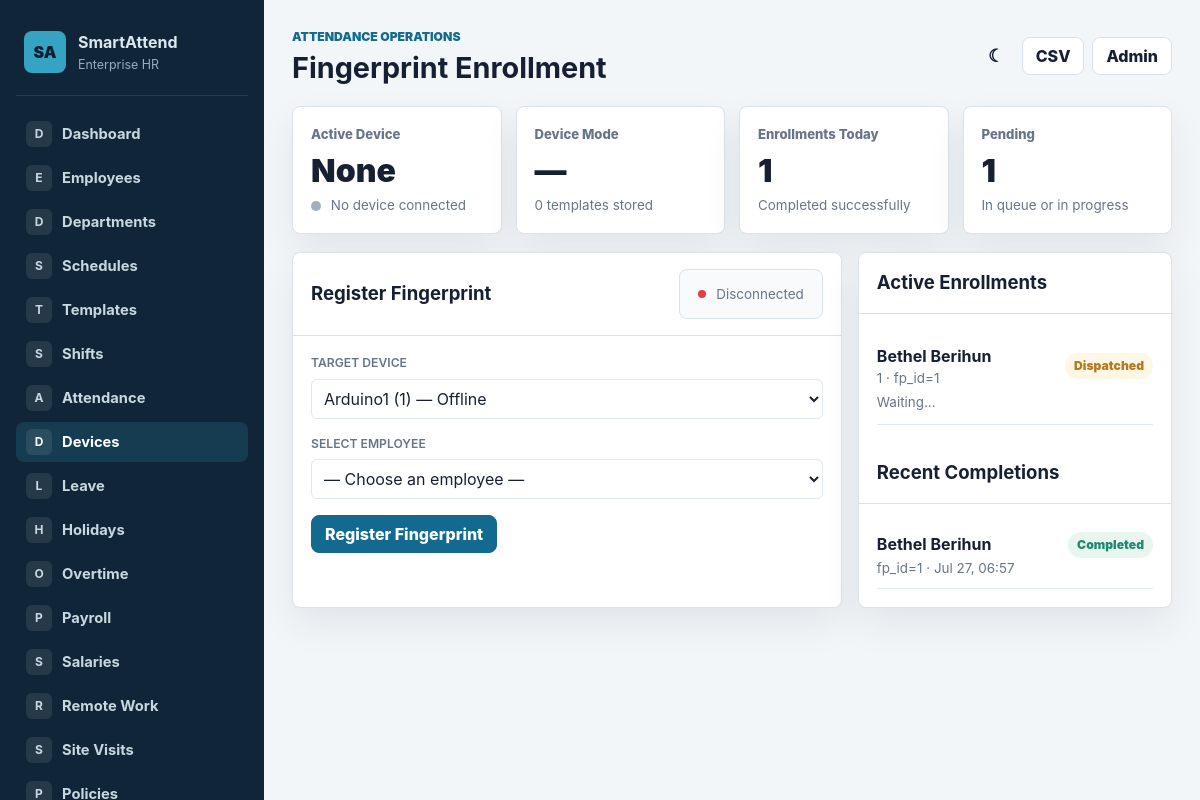
The app's page /devices/enrollment/ with its own data.
### attendance/models.py (models this page shows, shortened)
class EnrollmentRequest(models.Model):
    class Status(models.TextChoices):
        PENDING = 'PENDING', 'Pending'
        DISPATCHED = 'DISPATCHED', 'Dispatched'
        IN_PROGRESS = 'IN_PROGRESS', 'In Progress'
        COMPLETED = 'COMPLETED', 'Completed'
        FAILED = 'FAILED', 'Failed'
        CANCELLED = 'CANCELLED', 'Cancelled'
    employee = models.ForeignKey(Employee, on_delete=models.CASCADE, related_name='enrollment_requests')
    fingerprint_id = models.PositiveIntegerField()
    status = models.CharField(max_length=20, choices=Status.choices, default=Status.PENDING)
    device = models.ForeignKey('BiometricDevice', on_delete=models.SET_NULL, null=True, blank=True, related_name='enrollment_requests')
    progress_message = models.CharField(max_length=255, blank=True)
    requested_at = models.DateTimeField(auto_now_add=True)
    dispatched_at = models.DateTimeField(null=True, blank=True)
    completed_at = models.DateTimeField(null=True, blank=True)
    error_message = models.TextField(blank=True)
    class Meta:
        ordering = ['-requested_at']
        verbose_name = 'Enrollment Request'
        verbose_name_plural = 'Enrollment Requests'

class Employee(models.Model):
    class EmploymentStatus(models.TextChoices):
        ACTIVE = 'ACTIVE', 'Active'
        INACTIVE = 'INACTIVE', 'Inactive'
        ON_LEAVE = 'ON_LEAVE', 'On Leave'
        SUSPENDED = 'SUSPENDED', 'Suspended'
        RESIGNED = 'RESIGNED', 'Resigned'
        TERMINATED = 'TERMINATED', 'Terminated'
    class EmploymentType(models.TextChoices):
        FULL_TIME = 'FULL_TIME', 'Full-time'
        PART_TIME = 'PART_TIME', 'Part-time'
        CONTRACT = 'CONTRACT', 'Contract'
        INTERN = 'INTERN', 'Intern'
        TEMPORARY = 'TEMPORARY', 'Temporary'
        CONSULTANT = 'CONSULTANT', 'Consultant'
    class Gender(models.TextChoices):
        MALE = 'MALE', 'Male'
        FEMALE = 'FEMALE', 'Female'
        OTHER = 'OTHER', 'Other'
        PREFER_NOT_TO_SAY = 'PNS', 'Prefer not to say'
    organization_id = models.CharField(max_length=50, unique=True)
    first_name = models.CharField(max_length=50)
    last_name = models.CharField(max_length=50)
    email = models.EmailField(blank=True)
    phone = models.CharField(max_length=30, blank=True)
    date_of_birth = models.DateField(null=True, blank=True)
    gender = models.CharField(max_length=10, choices=Gender.choices, blank=True)
    address = models.TextField(blank=True)
    emergency_contact_name = models.CharField(max_length=100, blank=True)
    emergency_contact_phone = models.CharField(max_length=30, blank=True)
    department = models.ForeignKey('organizations.Department', on_delete=models.SET_NULL, null=True, blank=True)
    team = models.ForeignKey('organizations.Team', on_delete=models.SET_NULL, null=True, blank=True, related_name='members')
    manager = models.ForeignKey('self', on_delete=models.SET_NULL, null=True, blank=True, related_name='direct_reports')
    job_title = models.CharField(max_length=100)
    employment_type = models.CharField(max_length=20, choices=EmploymentType.choices, default=EmploymentType.FULL_TIME, db_index=True)
    employment_status = models.CharField(max_length=20, choices=EmploymentStatus.choices, default=EmploymentStatus.ACTIVE, db_index=True)
    hire_date = models.DateField(null=True, blank=True)
    contract_start_date = models.DateField(null=True, blank=True)
    contract_end_date = models.DateField(null=True, blank=True)
    resignation_date = models.DateField(null=True, blank=True)
    termination_date = models.DateField(null=True, blank=True)
    office_location = models.ForeignKey(OfficeLocation, on_delete=models.SET_NULL, null=True, blank=True)
    work_location_name = models.CharField(max_length=150, blank=True)
    weekly_working_days = models.PositiveIntegerField(default=5, validators=[MinValueValidator(1), MaxValueValidator(7)])
    expected_weekly_hours = models.DecimalField(max_digits=5, decimal_places=2, default=40)
    expected_monthly_hours = models.DecimalField(max_digits=7, decimal_places=2, default=176)
    attendance_policy = models.ForeignKey(AttendancePolicy, on_delete=models.SET_NULL, null=True, blank=True, related_name='employees')
    fingerprint_id = models.IntegerField(unique=True, null=True, blank=True)
    face_profile = models.ImageField(upload_to='employees/faces/', blank=True, null=True)
    created_at = models.DateTimeField(default=timezone.now, editable=False)
    updated_at = models.DateTimeField(auto_now=True)
    class Meta:
        indexes = [
            models.Index(fields=['organization_id']),
            models.Index(fields=['department', 'employment_status']),
            models.Index(fields=['team', 'employment_status']),
            models.Index(fields=['manager', 'employment_status']),
            models.Index(fields=['employment_type', 'employment_status']),
        ]
        ordering = ['first_name', 'last_name']
        verbose_name = 'Employee'
        verbose_name_plural = 'Employees'
    @property
    def full_name(self):
        return f'{self.first_name} {self.last_name}'.strip()

### device_manager/views.py (the view)
# urls.py: path('enrollment/', views.EnrollmentPanelView.as_view(), name='enrollment_panel'),
class EnrollmentPanelView(EnterpriseContextMixin, TemplateView):
    template_name = 'device_manager/enrollment_panel.html'
    page_title = 'Fingerprint Enrollment'
    active_nav = 'devices'
    def get_context_data(self, **kwargs):
        ctx = super().get_context_data(**kwargs)
        active_device = BiometricDevice.objects.filter(
            is_active=True,
        ).exclude(status=BiometricDevice.Status.OFFLINE).first()
        enrolled_ids = EnrollmentRequest.objects.filter(
            status__in=[EnrollmentRequest.Status.PENDING,
                        EnrollmentRequest.Status.DISPATCHED,
                        EnrollmentRequest.Status.IN_PROGRESS],
        ).values_list('employee_id', flat=True)
        employees = Employee.objects.filter(
            employment_status=Employee.EmploymentStatus.ACTIVE,
        ).exclude(id__in=enrolled_ids).order_by('first_name')
        ctx.update({
            'active_device': active_device,
            'devices': BiometricDevice.objects.filter(is_active=True),
            'employees': employees,
            'active_enrollments': EnrollmentRequest.objects.filter(
                status__in=[EnrollmentRequest.Status.PENDING,
                            EnrollmentRequest.Status.DISPATCHED,
                            EnrollmentRequest.Status.IN_PROGRESS],
            ).select_related('employee', 'device').order_by('requested_at'),
            'recent_completions': EnrollmentRequest.objects.filter(
                status=EnrollmentRequest.Status.COMPLETED,
            ).select_related('employee').order_by('-completed_at')[:10],
        })
        return ctx

### device_manager/templates/device_manager/enrollment_panel.html (shortened to what this page needs)
{% extends "attendance/base.html" %}
{% block content %}
<section class="metrics">
    <article class="metric-card">
        <div class="metric-label">Active Device</div>
        <div class="metric-value" id="active-device-name">{{ active_device.name|default:"None" }}</div>
        <div class="metric-note" id="active-device-status">
            <span class="status-dot {% if active_device.status == 'ONLINE' %}online{% elif active_device.status == 'ERROR' %}error{% elif active_device.status == 'BUSY' %}busy{% else %}offline{% endif %}"></span>
            {{ active_device.get_status_display|default:"No device connected" }}
        </div>
    </article>
    <article class="metric-card">
        <div class="metric-label">Device Mode</div>
        <div class="metric-value" id="active-device-mode">{{ active_device.get_mode_display|default:"—" }}</div>
        <div class="metric-note" id="active-device-templates">{{ active_device.template_count|default:0 }} templates stored</div>
    </article>
    <article class="metric-card">
        <div class="metric-label">Enrollments Today</div>
        <div class="metric-value">{{ recent_completions|length }}</div>
        <div class="metric-note">Completed successfully</div>
    </article>
    <article class="metric-card">
        <div class="metric-label">Pending</div>
        <div class="metric-value" id="pending-count">{{ active_enrollments|length }}</div>
        <div class="metric-note">In queue or in progress</div>
    </article>
</section>
<section class="grid-2">
    <div class="panel">
        <div class="panel-header">
            <h2>Register Fingerprint</h2>
            <div class="live-status">
                <span class="ws-indicator" id="ws-status"></span>
                <span class="muted small" id="ws-label">Connecting...</span>
            </div>
        </div>
        <div class="panel-body">
            <form id="enroll-form" onsubmit="return startEnrollment(event)">
                <div style="margin-bottom:16px;">
                    <label style="display:block;font-weight:600;margin-bottom:6px;">Target Device</label>
                    <select id="device-select" style="width:100%;padding:8px;border:1px solid var(--border,#e2e8f0);border-radius:6px;">
                        {% for d in devices %}
                            <option value="{{ d.pk }}" data-device-name="{{ d.name }}" {% if d.pk == active_device.pk %}selected{% endif %}>
                                {{ d.name }} ({{ d.device_id }}) — {{ d.get_status_display }}
                            </option>
                        {% empty %}
                            <option value="">No devices available</option>
                        {% endfor %}
                    </select>
                </div>
                <div style="margin-bottom:16px;">
                    <label style="display:block;font-weight:600;margin-bottom:6px;">Select Employee</label>
                    <select id="employee-select" style="width:100%;padding:8px;border:1px solid var(--border,#e2e8f0);border-radius:6px;" required>
                        <option value="">— Choose an employee —</option>
                    </select>
                </div>
                <button class="button primary" type="submit" id="enroll-btn">Register Fingerprint</button>
            </form>
        </div>
    </div>
    <aside class="panel">
        <div class="panel-header"><h2>Active Enrollments</h2></div>
        <div class="panel-body" id="active-enrollments-list">
            {% for e in active_enrollments %}
                <div class="enrollment-item" data-enrollment-id="{{ e.id }}" style="border-bottom:1px solid var(--border,#e2e8f0);padding:12px 0;">
                    <div style="display:flex;justify-content:space-between;align-items:center;">
                        <div>
                            <strong>{{ e.employee.full_name }}</strong>
                            <div class="muted small">{{ e.employee.organization_id }} &middot; fp_id={{ e.fingerprint_id }}</div>
                        </div>
                        <span class="badge enrollment-status {% if e.status == 'IN_PROGRESS' %}success{% elif e.status == 'FAILED' %}danger{% else %}warning{% endif %}">
                            {{ e.get_status_display }}
                        </span>
                    </div>
                    <div class="enrollment-progress-text muted small" style="margin-top:4px;">{{ e.progress_message|default:"Waiting..." }}</div>
                </div>
            {% empty %}
                <p class="muted">No active enrollments.</p>
            {% endfor %}
        </div>
        <div class="panel-header"><h2>Recent Completions</h2></div>
        <div class="panel-body">
            {% for e in recent_completions %}
                <div style="border-bottom:1px solid var(--border,#e2e8f0);padding:10px 0;">
                    <div style="display:flex;justify-content:space-between;">
                        <strong>{{ e.employee.full_name }}</strong>
                        <span class="badge success">Completed</span>
                    </div>
                    <div class="muted small">fp_id={{ e.fingerprint_id }} &middot; {{ e.completed_at|date:"M d, H:i" }}</div>
                </div>
            {% empty %}
                <p class="muted">No recent completions.</p>
            {% endfor %}
        </div>
    </aside>
</section>
{% endblock %}

### attendance/static/attendance/css/app.css (style rules this page uses)
:root { --bg: #f3f6f9; --surface: #ffffff; --surface-soft: #f8fafc; --text: #172033; --muted: #687589; --line: #d9e2ec; --brand: #126b8f; --brand-dark: #0b4f6d; --accent: #1f8a70; --warning: #b7791f; --danger: #c2413b; --info-bg: #e8f3f7; --success-bg: #e8f6ef; --danger-bg: #fff0ef; --shadow: 0 16px 36px rgba(23, 32, 51, 0.08); }
* { box-sizing: border-box; }
body { margin: 0; background: var(--bg); color: var(--text); font-family: Inter, ui-sans-serif, system-ui, -apple-system, BlinkMacSystemFont, "Segoe UI", sans-serif; letter-spacing: 0; line-height: 1.5; }
h1, h2, h3, p { margin: 0; }
h2 { font-size: 1.16rem; }
.icon-button, .button { display: inline-flex; align-items: center; justify-content: center; min-height: 38px; border: 1px solid var(--line); border-radius: 8px; background: var(--surface); color: var(--text); font: inherit; font-weight: 800; padding: 0 13px; cursor: pointer; }
.button.primary { border-color: var(--brand); background: var(--brand); color: #fff; }
.metrics { display: grid; grid-template-columns: repeat(4, minmax(0, 1fr)); gap: 14px; margin-bottom: 18px; }
.metric-card, .panel { background: var(--surface); border: 1px solid var(--line); border-radius: 8px; box-shadow: var(--shadow); }
.metric-card { padding: 18px; }
.metric-label { color: var(--muted); font-size: 0.82rem; font-weight: 800; }
.metric-value { color: var(--text); font-size: 2rem; font-weight: 900; line-height: 1; margin-top: 10px; }
.metric-note { color: var(--muted); font-size: 0.84rem; margin-top: 8px; }
.grid-2 { display: grid; grid-template-columns: 1.4fr 0.8fr; gap: 16px; }
.panel-header { display: flex; align-items: center; justify-content: space-between; gap: 12px; padding: 16px 18px; border-bottom: 1px solid var(--line); }
.panel-body { padding: 18px; }
label { display: grid; gap: 6px; color: var(--muted); font-size: 0.76rem; font-weight: 900; text-transform: uppercase; }
input, select, textarea { width: 100%; min-height: 38px; border: 1px solid var(--line); border-radius: 8px; background: var(--surface); color: var(--text); font: inherit; padding: 8px 10px; }
.muted { color: var(--muted); }
.small { font-size: 0.84rem; }
.badge { display: inline-flex; align-items: center; justify-content: center; min-height: 26px; padding: 0 9px; border-radius: 999px; background: var(--info-bg); color: var(--brand-dark); font-size: 0.76rem; font-weight: 900; }
.badge.success { background: var(--success-bg); color: var(--accent); }
.badge.warning { background: #fff7e6; color: var(--warning); }
.status-dot { display: inline-block; width: 10px; height: 10px; border-radius: 50%; margin-right: 6px; vertical-align: middle; }
.status-dot.offline { background: #a0aec0; }
.enrollment-item { border-bottom: 1px solid var(--line); padding: 12px 0; }
.enrollment-progress-text { margin-top: 4px; }
.live-status { display: flex; align-items: center; gap: 10px; padding: 14px 18px; border-radius: 8px; background: var(--surface-soft); border: 1px solid var(--line); }
.live-status .ws-indicator { width: 8px; height: 8px; border-radius: 50%; background: #a0aec0; transition: background 0.3s; }
.live-status .ws-indicator.disconnected { background: #e53e3e; }

### records on screen
EnrollmentRequest: employee.full_name "Bethel Berihun", employee.organization_id "1", fingerprint_id "1", status "Dispatched", progress_message "Waiting..."
EnrollmentRequest: employee.full_name "Bethel Berihun", fingerprint_id "1", completed_at "Jul 27, 06:57"

### other values on screen
{{ label|slice:":1" }} "D" "E" "D" "S" "T" "S" "A" "D" "L" "H" "O" "P" "S" "R" "S" "P"
{{ label }} "Dashboard" "Employees" "Departments" "Schedules" "Templates" "Shifts" "Attendance" "Devices" "Leave" "Holidays" "Overtime" "Payroll" "Salaries" "Remote Work" "Site Visits"
{{ page_title|default:"Dashboard" }} "Fingerprint Enrollment"
{{ active_device.name|default:"None" }} "None"
{{ active_device.get_status_display|default:"No device connected" }} "No device connected"
{{ active_device.get_mode_display|default:"—" }} "—"
{{ active_device.template_count|default:0 }} "0"
{{ recent_completions|length }} "1"
{{ active_enrollments|length }} "1"
form field value "Arduino1 (1) — Offline"
